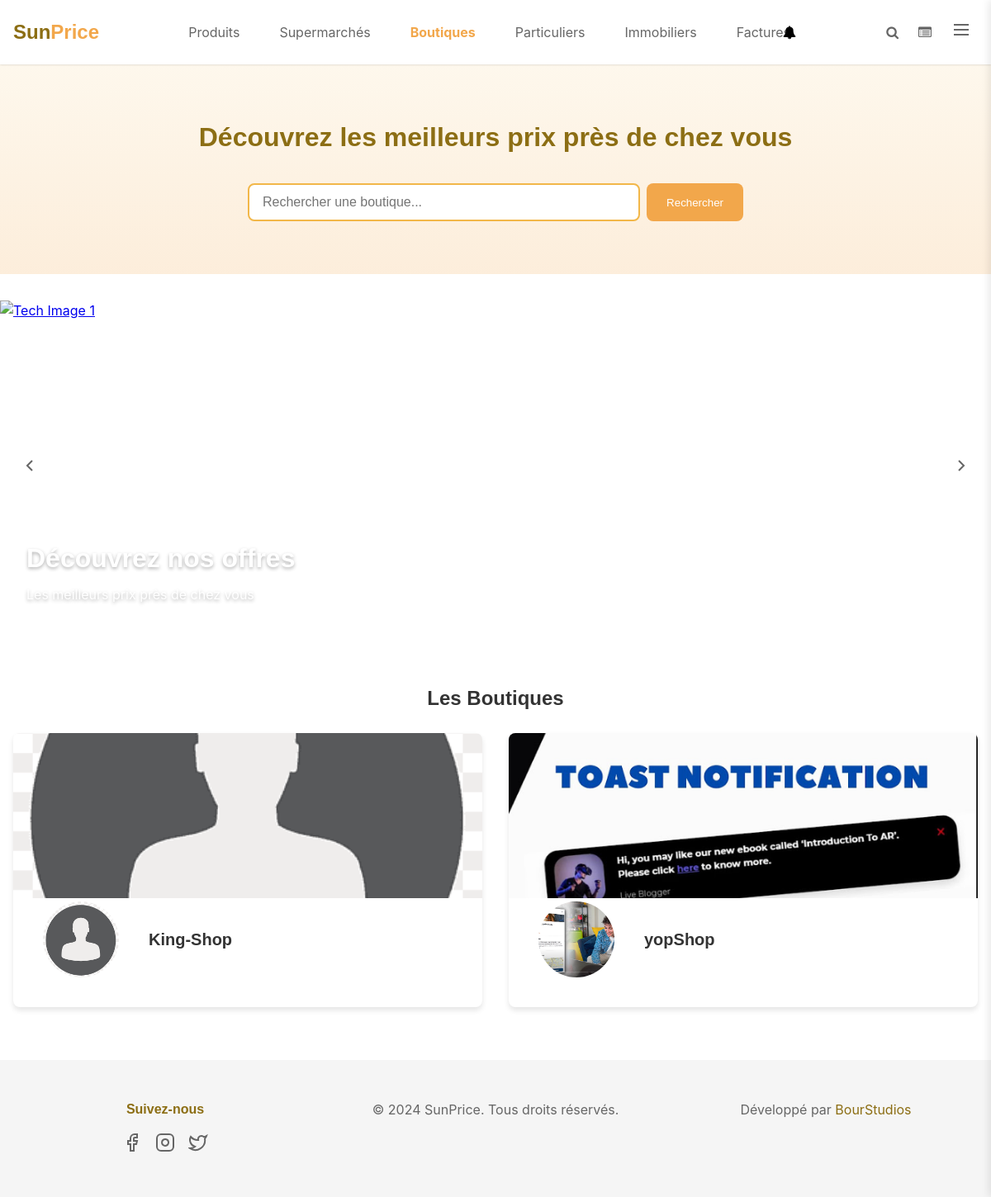
Page /boutique (signed in) on the earlier database version.
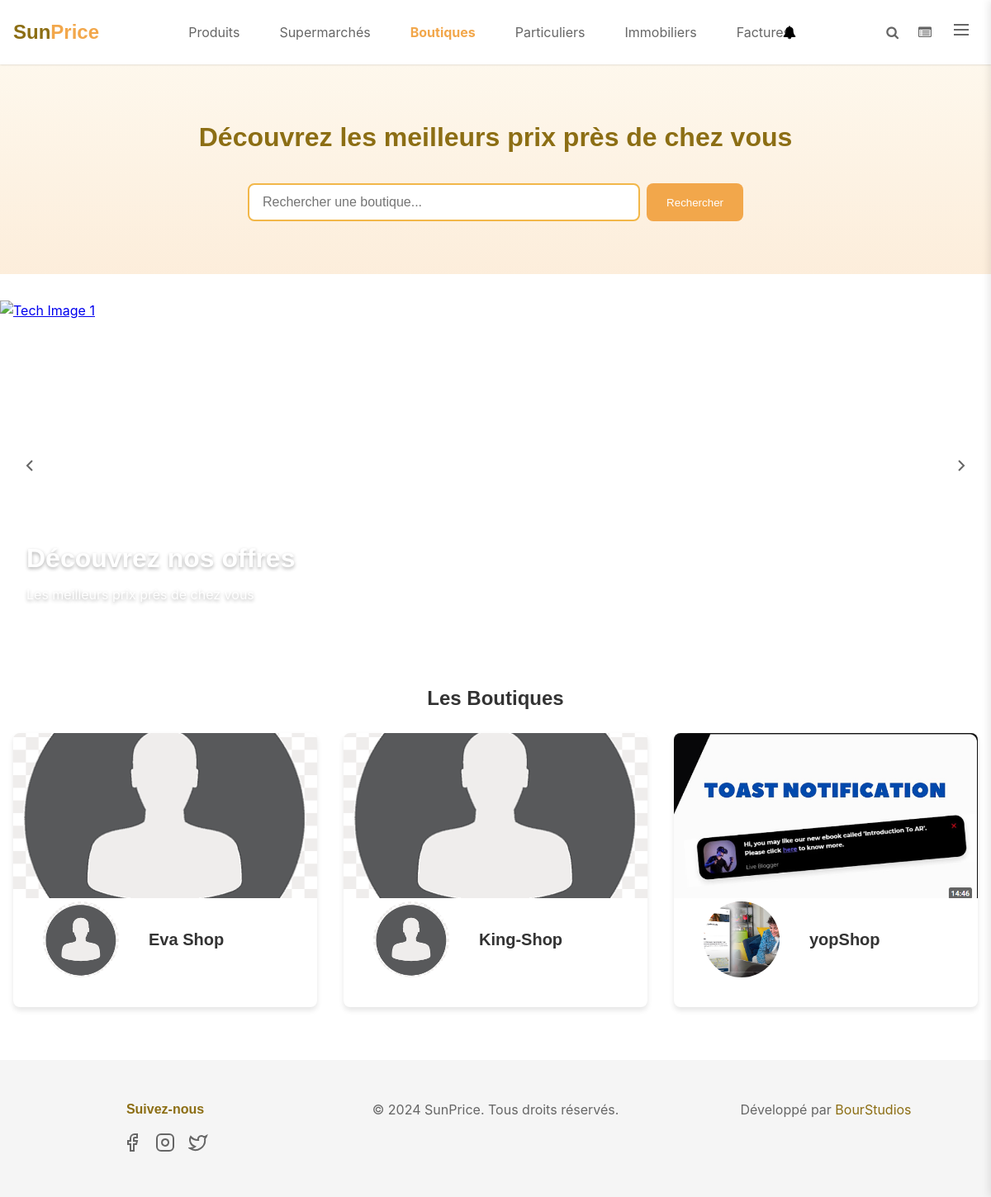
Same page on the later database version.
### SunApp/models.py (models this page shows, shortened)
class CustomUser(BaseAbstractUser):
    ROLES = [
        ('admin', 'Admin'),
        ('acheteur', 'Acheteur'),
        ('particulier', 'Particulier'),
        ('boutiques', 'Boutiques'),
        ('supermarket', 'Super-Marché'),
        ('imobilier', 'Imobilier'),
    ]
    profile_image = models.ImageField(upload_to='profile_images/', null=True, blank=True)
    banner_image = models.ImageField(upload_to='banner_images/', null=True, blank=True)
    GENRE = [
        ('homme', 'Homme'),
        ('femme', 'Femme'),
    ]
    SITUATION_MATRIMONIALE = [
        ('celibataire', 'Célibataire'),
        ('marie', 'Marié(e)'),
    ]
    nom_boutique = models.CharField(max_length=255, null=True, blank=True)
    marque_dispositif = models.CharField(max_length=255, null=True, blank=True)
    pays = models.CharField(max_length=50, null=True, blank=True)
    ville = models.CharField(max_length=50, null=True, blank=True)
    quartier = models.CharField(max_length=50, null=True, blank=True)
    birthday = models.DateField(null=True, blank=True)
    indicatif_pays = models.CharField(max_length=15, null=True, blank=True)
    number_phone = models.CharField(max_length=15, null=True, blank=True)
    rôle = models.CharField(max_length=255, choices=ROLES, default='acheteur')
    genre = models.CharField(max_length=255, choices=GENRE, default='homme')
    situation_matrimoniale = models.CharField(max_length=20, choices=SITUATION_MATRIMONIALE, default='celibataire')
    latitude = models.FloatField(null=True, blank=True)
    longitude = models.FloatField(null=True, blank=True)
    objects = CustomUserManager()
    class Meta:
        unique_together = ('email',)  # Conserver l'unicité de l'email si désiré

### SunApp/views.py (the view)
# urls.py: path('boutique', views.boutique, name='boutique'),
@login_required
def boutique(request):
    def normalize_string(s):
        return unicodedata.normalize('NFKD', s).encode('ASCII', 'ignore').decode('ASCII').lower()
    user = request.user
    user_pays = normalize_string(user.pays or '')
    user_ville = normalize_string(user.ville or '')
    user_quartier = normalize_string(user.quartier or '')
    boutiques = CustomUser.objects.filter(rôle='boutiques')
    query = request.GET.get('poste', '')
    if query:
        boutiques = boutiques.filter(username__icontains=query)
    def normalize_boutique(boutique):
        return (
            normalize_string(boutique.pays or ''),
            normalize_string(boutique.ville or ''),
            normalize_string(boutique.quartier or '')
        )
    def sorting_key(boutique):
        boutique_pays, boutique_ville, boutique_quartier = normalize_boutique(boutique)
        return (
            not (boutique_pays == user_pays and boutique_ville == user_ville and boutique_quartier == user_quartier),
            not (boutique_pays == user_pays and boutique_ville == user_ville),
            not (boutique_pays == user_pays)
        )
    boutiques = sorted(boutiques, key=sorting_key)
    return render(request, 'users/pages/boutique.html', {'boutiques': boutiques, 'query': query})

### SunApp/templates/users/pages/boutique.html (shortened to what this page needs)
{% extends 'users/layouts/app.html' %}
{% load static %}
{% block contenu %}
<header class="hero" id="search">
    <form class="hero-content">
        <h2>Découvrez les meilleurs prix près de chez vous</h2>
        <div class="search-bar">
            <input type="search" name="poste" id="search-input" placeholder="Rechercher une boutique...">
            <button class="search-btn-search" type="submit">Rechercher</button>
        </div>
    </form>
</header>
<section class="slider-section">
    <div class="slider">
        <a href="#" class="slide">
            <img src="{% static 'assets/default/image1.jpeg' %}" alt="Tech Image 1" class="slide-image">
            <div class="slide-content">
                <h3>Découvrez nos offres</h3>
                <p>Les meilleurs prix près de chez vous</p>
            </div>
        </a>
    </div>
    <button class="slider-btn prev">
        <svg width="24" height="24" viewBox="0 0 24 24" fill="none" stroke="currentColor" stroke-width="2">
            <polyline points="15 18 9 12 15 6"></polyline>
        </svg>
    </button>
    <button class="slider-btn next">
        <svg width="24" height="24" viewBox="0 0 24 24" fill="none" stroke="currentColor" stroke-width="2">
            <polyline points="9 18 15 12 9 6"></polyline>
        </svg>
    </button>
</section>
<main class="main-content">
    <section class="vendors-section">
        {% if boutiques %}
            <h2 class="section-title">Les Boutiques</h2>
            <div class="vendors-grid">
                {% for boutique in boutiques %}
                    <a href="{% url 'user_detail' user_id=boutique.id %}" class="vendor-card">
                        <div class="vendor-banner">
                            {% if boutique.banner_image and boutique.banner_image.url %}
                                    <img src="{{ boutique.banner_image.url }}" class="banner-image">
                                {% else %}
                                    <img src="{% static 'assets/default/user.png' %}" class="banner-image">
                            {% endif %}
                        </div>
                        <div class="vendor-profile">
                            {% if boutique.profile_image and boutique.profile_image.url %}
                                    <img src="{{ boutique.profile_image.url }}" class="profile-image">
                                {% else %}
                                    <img src="{% static 'assets/default/user.png' %}" class="profile-image">
                            {% endif %}
                            <div class="vendor-info">
                                <h3 class="vendor-name">{{ boutique.nom_boutique }}</h3>
                            </div>
                        </div>
                    </a>
                {% endfor %}
            </div>
            {% else %}
                <h1 class="section_title">0 trouvé</h1>
        {% endif %}
    </section>
</main>
{% endblock %}

Differences in the rows shown:
added CustomUser: nom_boutique "Eva Shop"
